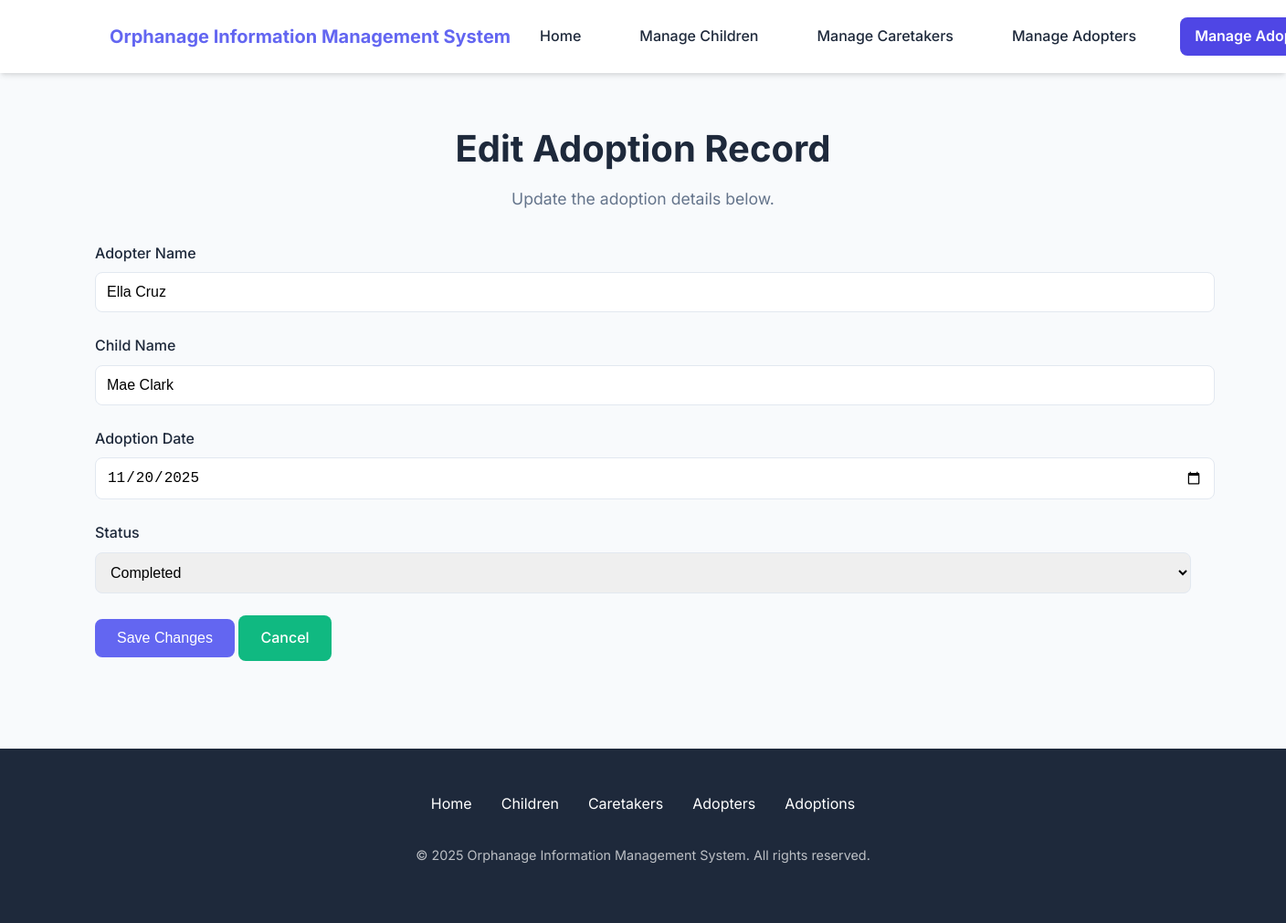
Screenshot of /edit_adoption/1 (signed in) with the database file from the repository.
### tables this page shows
CREATE TABLE adopters (A_id INTEGER PRIMARY KEY AUTOINCREMENT, full_name TEXT (100), gender TEXT (50), dob TEXT (100), address TEXT (100), c_number TEXT (50), occupation TEXT (100), m_status TEXT (50), a_reason TEXT (10000), date_applied REAL (100), status TEXT (50), age INTEGER);

CREATE TABLE children (Ch_id INTEGER PRIMARY KEY AUTOINCREMENT, name TEXT (100), age INTEGER, gender TEXT (50), health_status TEXT (50), admission_date TEXT (100), caretaker_id INTEGER REFERENCES caretakers (Ct_id) ON DELETE RESTRICT ON UPDATE RESTRICT);

CREATE TABLE adoptions (Ad_id INTEGER PRIMARY KEY AUTOINCREMENT, A_id INTEGER REFERENCES adopters (A_id) ON DELETE RESTRICT ON UPDATE RESTRICT, Ch_id INTEGER REFERENCES children (Ch_id) ON DELETE RESTRICT ON UPDATE RESTRICT, adoption_date TEXT (100), status TEXT (50));

### app.py (the view, shortened to what this page needs)
@app.route('/edit_adoption/<int:id>', methods=['GET', 'POST'])
@login_required
def edit_adoption(id):
    conn = get_db_connection()
    adoption = conn.execute('''
        SELECT ad.Ad_id, ad.A_id, ad.Ch_id, ad.adoption_date, ad.status,
               a.full_name AS adopter_name,
               c.name AS child_name
        FROM adoptions ad
        JOIN adopters a ON ad.A_id = a.A_id
        JOIN children c ON ad.Ch_id = c.Ch_id
        WHERE ad.Ad_id = ?
    ''', (id,)).fetchone()
    if not adoption:
        conn.close()
        flash('Adoption record not found.', 'danger')
        return redirect(url_for('adoptions'))
    conn.close()
    return render_template('edit_adoption.html', adoption=adoption)

### app.py (called while the page is built)
def get_db_connection():
    conn = sqlite3.connect(DB_PATH)
    conn.row_factory = sqlite3.Row
    return conn

def login_required(f):
    @wraps(f)
    def decorated_function(*args, **kwargs):
        if 'logged_in' not in session:
            flash('Please log in to access this page.', 'warning')
            return redirect(url_for('intro'))
        return f(*args, **kwargs)
    return decorated_function

### templates/edit_adoption.html (shortened to what this page needs)
<!DOCTYPE html>
<html lang="en">
<head>
  <link rel="stylesheet" href="{{ url_for('static', filename='style.css') }}">
</head>
<body>
  <nav>
    <div class="nav-container">
      <a href="/home" class="logo">Orphanage Information Management System</a>
      <div class="nav-links">
        <a href="/home">Home</a>
        <a href="/children">Manage Children</a>
        <a href="/caretakers">Manage Caretakers</a>
        <a href="/adopters">Manage Adopters</a>
        <a href="/adoption" class="active">Manage Adoptions</a>
      </div>
    </div>
  </nav>
  <div class="container">
    <h1 class="text-center">Edit Adoption Record</h1>
    <p class="subtitle text-center">Update the adoption details below.</p>
    <form method="POST" action="{{ url_for('edit_adoption', id=adoption.Ad_id) }}" class="form-card">
      <div class="form-group">
        <label>Adopter Name</label>
        <input type="text" name="adopter_name" value="{{ adoption.adopter_name }}" readonly>
      </div>
      <div class="form-group">
        <label>Child Name</label>
        <input type="text" name="child_name" value="{{ adoption.child_name }}" readonly>
      </div>
      <div class="form-group">
        <label>Adoption Date</label>
        <input type="date" name="adoption_date" value="{{ adoption.adoption_date }}" required>
      </div>
      <div class="form-group">
        <label>Status</label>
        <select name="status" required>
          <option value="Completed" {% if adoption.status == 'Completed' %}selected{% endif %}>Completed</option>
        </select>
      </div>
      <div class="btn-container">
        <button type="submit" class="btn btn-primary">Save Changes</button>
        <a href="/adoption" class="btn btn-secondary">Cancel</a>
      </div>
    </form>
  </div>
  <footer>
    <div class="footer-content">
      <div class="footer-links">
        <a href="/home">Home</a>
        <a href="/children">Children</a>
        <a href="/caretakers">Caretakers</a>
        <a href="/adopters">Adopters</a>
        <a href="/adoption">Adoptions</a>
      </div>
      <p class="copyright">&copy; 2025 Orphanage Information Management System. All rights reserved.</p>
    </div>
  </footer>
</body>
</html>

### static/style.css (style rules this page uses)
:root { --primary: #6366f1; --primary-dark: #4f46e5; --secondary: #10b981; --secondary-dark: #059669; --danger: #ef4444; --danger-dark: #dc2626; --warning: #f59e0b; --warning-dark: #d97706; --text: #1e293b; --text-light: #64748b; --bg-light: #f8fafc; --bg-white: #ffffff; --shadow: 0 4px 6px -1px rgba(0, 0, 0, 0.1), 0 2px 4px -1px rgba(0, 0, 0, 0.06); --shadow-lg: 0 10px 15px -3px rgba(0, 0, 0, 0.1), 0 4px 6px -2px rgba(0, 0, 0, 0.05); --radius: 8px; --transition: all 0.3s ease; }
body { font-family: 'Inter', 'Segoe UI', system-ui, -apple-system, sans-serif; background-color: var(--bg-light); color: var(--text); margin: 0; padding: 0; line-height: 1.6; }
.container { max-width: 1200px; margin: 0 auto; padding: 2rem 1rem; }
h1, h2, h3 { font-weight: 700; line-height: 1.2; margin-bottom: 1rem; color: var(--text); }
h1 { font-size: 2.5rem; }
.subtitle { color: var(--text-light); margin-bottom: 2rem; font-size: 1.1rem; }
nav { background-color: var(--bg-white); box-shadow: var(--shadow); padding: 1rem 2rem; position: sticky; top: 0; z-index: 100; }
.nav-container { display: flex; justify-content: space-between; align-items: center; max-width: 1200px; margin: 0 auto; white-space: nowrap; }
.logo { font-size: 1.25rem; font-weight: 700; color: var(--primary); text-decoration: none; white-space: nowrap; }
.nav-links { display: flex; align-items: center; gap: 2rem; }
nav a { color: var(--text); text-decoration: none; font-weight: 500; padding: 0.5rem 1rem; border-radius: var(--radius); transition: var(--transition); }
nav a.active { background-color: var(--primary-dark); color: white; font-weight: 600; }
.btn { display: inline-block; background: var(--primary); color: white; padding: 0.75rem 1.5rem; border-radius: var(--radius); text-decoration: none; font-weight: 500; border: none; cursor: pointer; transition: var(--transition); font-size: 1rem; }
.btn-secondary { background: var(--secondary); }
.form-group { margin-bottom: 1.5rem; }
label { display: block; font-weight: 500; margin-bottom: 0.5rem; color: var(--text); }
input[type="text"], input[type="number"], input[type="date"], input[type="email"], input[type="tel"], select, textarea { width: 100%; padding: 0.75rem; border-radius: var(--radius); border: 1px solid #e2e8f0; font-size: 1rem; transition: var(--transition); }
footer { background: var(--text); color: white; padding: 3rem 1rem; text-align: center; margin-top: 4rem; }
.footer-content { max-width: 1200px; margin: 0 auto; }
.footer-links { display: flex; justify-content: center; gap: 2rem; margin-bottom: 2rem; }
.footer-links a { color: white; text-decoration: none; transition: var(--transition); }
.copyright { opacity: 0.7; font-size: 0.9rem; }
.text-center { text-align: center; }

### rows the page displays
adopters: adopter_name "Ella Cruz"
children: child_name "Mae Clark"
adoptions: adoption_date "11/20/2025", status "Completed"
